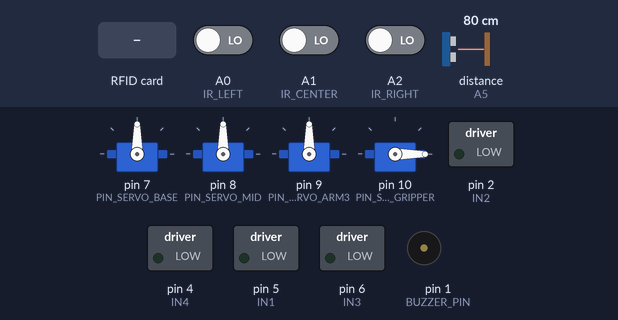
Bench run of a sketch on a simulated Arduino Uno, built with avr-gcc and run on an emulated ATmega328P. On the bench: 4 × servo, switched loads named in the sketch (green lamp = pin HIGH), buzzer (waves = sounding, pin HIGH). The test bench sets the inputs (shaded band); at power-on: distance to the obstacle (sensor on A5) 80 cm, A0 (IR_LEFT) LOW, A1 (IR_CENTER) LOW, A2 (IR_RIGHT) LOW. The echo pulse lasts 58.3 µs per cm; pins used as bus, display or sensor lines are not drawn.

Above: at 4.3 s.
4.4 s: RFID card A3 3D 3D FC held to the reader
At 5.5 s:
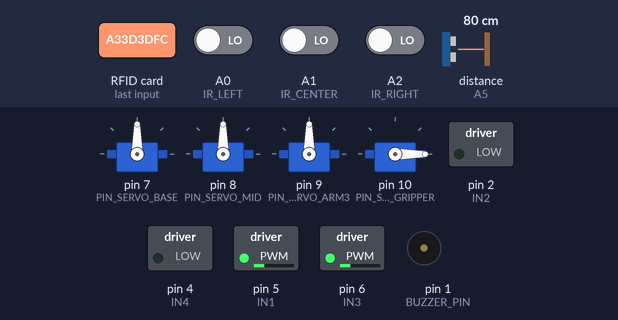
5.9 s: distance to the obstacle (sensor on A5) set to 19 cm
7.4 s: distance to the obstacle (sensor on A5) set to 14 cm
At 8.6 s:
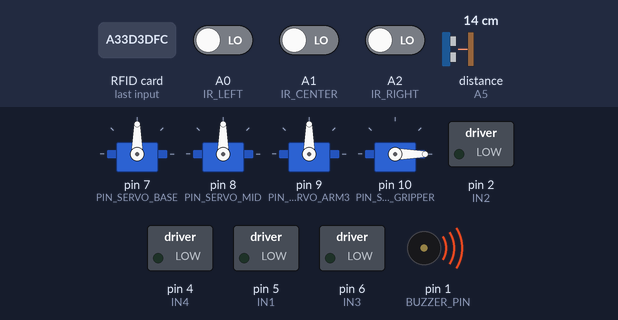
Timing chart, 0 to 10.4 s (numbered marks = the images above; inputs shaded):
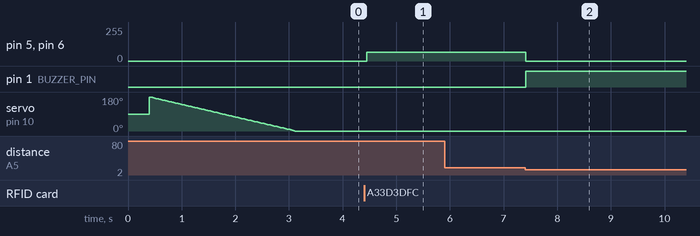

The sketch:

full_code.ino
```cpp
#include <SPI.h>
#include <MFRC522.h>
#include <Servo.h>


// ==================== CONFIGURATION & TOGGLES ====================
const int BLACK_LINE_STATE = LOW;   // Active-LOW logic (White = 1, Black = 0)
const bool SWAP_IR_SENSORS = false; // Set true if physical left/right IR sensors are swapped


// ==================== PIN DEFINITIONS ====================
#define IN1 5   // Right Motor PWM / Speed
#define IN2 2   // Right Motor Direction
#define IN3 6   // Left Motor PWM / Speed
#define IN4 4   // Left Motor Direction


#define IR_LEFT   A0
#define IR_CENTER A1
#define IR_RIGHT  A2


#define TRIG_PIN 3
#define ECHO_PIN A5
#define BUZZER_PIN 1 // TX Pin (Obstacle alarm only)


#define SS_PIN  A3  // RFID SDA
#define RST_PIN A4  // RFID RST


#define PIN_SERVO_BASE    7
#define PIN_SERVO_MID     8
#define PIN_SERVO_ARM3    9
#define PIN_SERVO_GRIPPER 10


// ==================== SERVO POSITIONS & OBJECTS ====================
Servo servoBase, servoMid, servoArm3, servoGripper;


#define BASE_REST_POS    90
#define MID_REST_POS     90
#define ARM3_REST_POS    90


#define BASE_GRAB_POS    90
#define MID_GRAB_POS     130
#define ARM3_GRAB_POS    70


#define GRIPPER_OPEN     0
#define GRIPPER_CLOSE    180


int currentBase    = BASE_REST_POS;
int currentMid     = MID_REST_POS;
int currentArm3    = ARM3_REST_POS;
int currentGripper = GRIPPER_CLOSE;


bool isHoldingBook = false;


// ==================== SLOW-SPEED PID PARAMETERS ====================
float Kp = 18.0;
float Kd = 8.0;
float Ki = 0.0;


int BASE_SPEED = 65;  // Reduced cruise speed
int MIN_SPEED  = 40;  // Minimum speed threshold
int MAX_SPEED  = 95; // Maximum speed ceiling


float error = 0, lastError = 0, integral = 0;


// ==================== RFID & STATE MACHINE ====================
MFRC522 rfid(SS_PIN, RST_PIN);


byte LIBRARIAN_UID[4] = {0xA3, 0x3D, 0x3D, 0xFC};
byte SHELF_UID[4]     = {0x33, 0x45, 0x3F, 0xFC};
byte BOOK_UID[4]      = {0x49, 0xDB, 0x07, 0x05};


enum State {
  WAIT_FOR_START,
  FOLLOW_TO_SHELF,
  FOLLOW_TO_BOOK,
  FOLLOW_WITH_BOOK
};


State currentState = WAIT_FOR_START;
unsigned long lastRFIDCheck = 0;


// Function Prototypes
void moveServoSmooth(Servo &servo, int &currentPos, int targetPos, int stepDelayMs);
void moveGripperSmooth(int targetPos, int stepDelayMs);
void executeGrabSequence();
void returnArmToRest();
void stopMotors();
void followLinePID();
void setMotorsForward(int leftSpeed, int rightSpeed);
void turnLeft90();
bool checkObstacle();
void handleObstacle();
bool checkRFIDThrottled(byte *targetUID);
bool checkRFID(byte *targetUID);


// ==================== SETUP ====================
void setup() {
  // NOTE: Serial.begin() is omitted intentionally because Pin 1 (TX) is connected
  // to the Buzzer. Serial communication toggles TX pin and creates buzzer noise.


  // Motor Pins
  pinMode(IN1, OUTPUT); pinMode(IN2, OUTPUT);
  pinMode(IN3, OUTPUT); pinMode(IN4, OUTPUT);
  stopMotors();


  // Sensors & Buzzer
  pinMode(IR_LEFT, INPUT); pinMode(IR_CENTER, INPUT); pinMode(IR_RIGHT, INPUT);
  pinMode(TRIG_PIN, OUTPUT); pinMode(ECHO_PIN, INPUT);
  pinMode(BUZZER_PIN, OUTPUT);
  digitalWrite(BUZZER_PIN, LOW); // Keep buzzer silent on power-up


  // RFID Setup
  SPI.begin();
  rfid.PCD_Init();
  rfid.PCD_SetAntennaGain(rfid.RxGain_max);


  // Servo Setup
  servoBase.attach(PIN_SERVO_BASE);
  servoMid.attach(PIN_SERVO_MID);
  servoArm3.attach(PIN_SERVO_ARM3);
  servoGripper.attach(PIN_SERVO_GRIPPER);


  delay(300);


  // Initialize Arm to Rest Position
  moveServoSmooth(servoBase, currentBase, BASE_REST_POS, 15);
  moveServoSmooth(servoMid, currentMid, MID_REST_POS, 15);
  moveServoSmooth(servoArm3, currentArm3, ARM3_REST_POS, 15);
  moveGripperSmooth(GRIPPER_CLOSE, 15);
}


// ==================== MAIN LOOP ====================
void loop() {
  // Global Librarian Tag Check (Toggle Start / Stop)
  if (checkRFIDThrottled(LIBRARIAN_UID)) {
    if (currentState == WAIT_FOR_START) {
      currentState = FOLLOW_TO_SHELF;
    } else {
      stopMotors();
      currentState = WAIT_FOR_START;
    }
    return;
  }


  // State Machine
  switch (currentState) {
    case WAIT_FOR_START:
      stopMotors();
      break;


    case FOLLOW_TO_SHELF:
      if (checkObstacle()) {
        handleObstacle();
      } else if (checkRFIDThrottled(SHELF_UID)) {
        stopMotors();
        turnLeft90();
        currentState = FOLLOW_TO_BOOK;
      } else {
        followLinePID();
      }
      break;


    case FOLLOW_TO_BOOK:
      if (checkObstacle()) {
        handleObstacle();
      } else if (checkRFIDThrottled(BOOK_UID)) {
        stopMotors();
        executeGrabSequence(); // Automatically pick up the book
        currentState = FOLLOW_WITH_BOOK;
      } else {
        followLinePID();
      }
      break;


    case FOLLOW_WITH_BOOK:
      if (checkObstacle()) {
        handleObstacle();
      } else {
        followLinePID();
      }
      break;
  }
}


// ==================== ARM & GRIPPER FUNCTIONS ====================


void moveServoSmooth(Servo &servo, int &currentPos, int targetPos, int stepDelayMs) {
  if (currentPos < targetPos) {
    for (int pos = currentPos; pos <= targetPos; pos++) {
      servo.write(pos);
      delay(stepDelayMs);
    }
  } else {
    for (int pos = currentPos; pos >= targetPos; pos--) {
      servo.write(pos);
      delay(stepDelayMs);
    }
  }
  currentPos = targetPos;
}


void moveGripperSmooth(int targetPos, int stepDelayMs) {
  int invertedTarget = 180 - targetPos;
  if (currentGripper < invertedTarget) {
    for (int pos = currentGripper; pos <= invertedTarget; pos++) {
      servoGripper.write(pos);
      delay(stepDelayMs);
    }
  } else {
    for (int pos = currentGripper; pos >= invertedTarget; pos--) {
      servoGripper.write(pos);
      delay(stepDelayMs);
    }
  }
  currentGripper = invertedTarget;
}


void executeGrabSequence() {
  moveGripperSmooth(GRIPPER_OPEN, 15);
  delay(300);


  moveServoSmooth(servoMid, currentMid, MID_GRAB_POS, 20);
  delay(200);


  moveServoSmooth(servoArm3, currentArm3, ARM3_GRAB_POS, 20);
  delay(400);


  moveGripperSmooth(GRIPPER_CLOSE, 20);
  delay(500);


  moveServoSmooth(servoArm3, currentArm3, ARM3_REST_POS, 20);
  delay(200);


  moveServoSmooth(servoMid, currentMid, MID_REST_POS, 20);
  delay(300);


  isHoldingBook = true;
}


void returnArmToRest() {
  moveGripperSmooth(GRIPPER_OPEN, 15);
  delay(300);


  moveServoSmooth(servoArm3, currentArm3, ARM3_REST_POS, 15);
  moveServoSmooth(servoMid, currentMid, MID_REST_POS, 15);
  moveServoSmooth(servoBase, currentBase, BASE_REST_POS, 15);
  delay(300);


  moveGripperSmooth(GRIPPER_CLOSE, 15);
  isHoldingBook = false;
}


// ==================== PID LINE FOLLOWING ====================


void followLinePID() {
  int rawL = (digitalRead(IR_LEFT) == BLACK_LINE_STATE) ? 1 : 0;
  int C    = (digitalRead(IR_CENTER) == BLACK_LINE_STATE) ? 1 : 0;
  int rawR = (digitalRead(IR_RIGHT) == BLACK_LINE_STATE) ? 1 : 0;


  int L = SWAP_IR_SENSORS ? rawR : rawL;
  int R = SWAP_IR_SENSORS ? rawL : rawR;


  if (L == 1 && C == 0 && R == 0)      error = -2.0;
  else if (L == 1 && C == 1 && R == 0) error = -1.0;
  else if (L == 0 && C == 1 && R == 0) error = 0.0;
  else if (L == 0 && C == 1 && R == 1) error = 1.0;
  else if (L == 0 && C == 0 && R == 1) error = 2.0;
  else if (L == 0 && C == 0 && R == 0) {
    error = (lastError > 0) ? 1.5 : -1.5;
  }


  integral += error;
  integral = constrain(integral, -5, 5);
  float derivative = error - lastError;
  float correction = (Kp * error) + (Ki * integral) + (Kd * derivative);
  lastError = error;


  int leftSpeed  = BASE_SPEED + correction;
  int rightSpeed = BASE_SPEED - correction;


  setMotorsForward(leftSpeed, rightSpeed);
}


// ==================== MOTOR CONTROLS ====================


void setMotorsForward(int leftSpeed, int rightSpeed) {
  leftSpeed  = constrain(leftSpeed, MIN_SPEED, MAX_SPEED);
  rightSpeed = constrain(rightSpeed, MIN_SPEED, MAX_SPEED);


  analogWrite(IN1, rightSpeed);
  digitalWrite(IN2, LOW);


  analogWrite(IN3, leftSpeed);
  digitalWrite(IN4, LOW);
}


void turnLeft90() {
  stopMotors();
  delay(200);

  analogWrite(IN1, 85);  // Lowered from 110 (Right motor)
  digitalWrite(IN2, LOW);
  analogWrite(IN3, 60);  // Lowered from 80 (Left motor reverse)
  digitalWrite(IN4, HIGH);

  delay(750);            // You may need to slightly increase delay if speed is lower
  stopMotors();
  delay(200);
}


void stopMotors() {
  analogWrite(IN1, 0); digitalWrite(IN2, LOW);
  analogWrite(IN3, 0); digitalWrite(IN4, LOW);
}


// ==================== SENSOR & RFID UTILITIES ====================


bool checkObstacle() {
  digitalWrite(TRIG_PIN, LOW);
  delayMicroseconds(2);
  digitalWrite(TRIG_PIN, HIGH);
  delayMicroseconds(10);
  digitalWrite(TRIG_PIN, LOW);


  long duration = pulseIn(ECHO_PIN, HIGH, 12000);
  if (duration == 0) return false;


  int distance = duration * 0.0343 / 2;
  return (distance > 0 && distance <= 15);
}


void handleObstacle() {
  stopMotors();
  digitalWrite(BUZZER_PIN, HIGH); // Buzzer turns ON during obstacle
  while (checkObstacle()) {
    delay(50);
  }
  digitalWrite(BUZZER_PIN, LOW);  // Buzzer turns OFF when clear
}


bool checkRFIDThrottled(byte *targetUID) {
  if (millis() - lastRFIDCheck < 60) return false;
  lastRFIDCheck = millis();
  return checkRFID(targetUID);
}


bool checkRFID(byte *targetUID) {
  if (!rfid.PICC_IsNewCardPresent() || !rfid.PICC_ReadCardSerial()) return false;


  bool match = true;
  for (byte i = 0; i < 4; i++) {
    if (rfid.uid.uidByte[i] != targetUID[i]) {
      match = false;
      break;
    }
  }


  rfid.PICC_HaltA();
  rfid.PCD_StopCrypto1();
  return match;
}
```

Measured:
- the behaviour switches between 17 and 16 cm on distance to the obstacle (sensor on A5) (found by bisection; images 1 and 2)
- after the input at 4.4 s, pin 5 (IN1), pin 6 (IN3): 0/255 → 65/255 after 0.05 s
- after the input at 5.9 s, every drawn part: stays the same
- after the input at 7.4 s, pin 5 (IN1), pin 6 (IN3): 65/255 → 0/255 at once; pin 1 (BUZZER_PIN): LOW → HIGH at once
